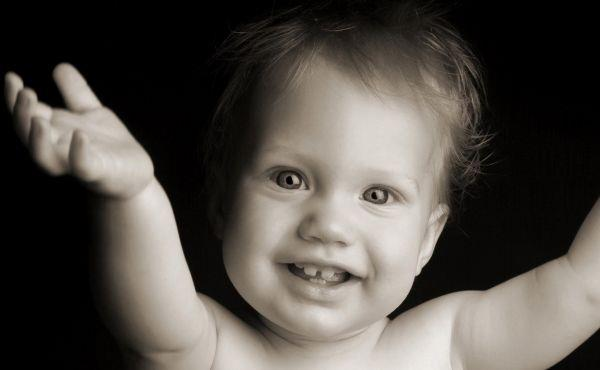
#> input picture Img.jpg, 600 x 370 px
$ python 'Question 2.py'   (older library calls are emulated)
#> lines starting #> are read from the running program, lines starting #| are printed output that depends on the picture; after the words box and inside, x2 and y2 are one past the last pixel; in counts of white or black regions, pixels touching at a corner belong together
# -*- coding: utf-8 -*-
"""
Created on Fri Jul 20 11:02:45 2019
@author: Mona Yadi
"""

import numpy as np
import cv2
import random


def convolve2d(image, kernel): # For convolving the kernel and the image
    output = np.zeros_like(image)            # Convolution output
    image_padded = np.zeros((image.shape[0] + 2, image.shape[1] + 2))   # Add zero padding to the input image
    image_padded[1:-1, 1:-1] = image
    for x in range(image.shape[1]):     # Loop over every pixel of the image
        for y in range(image.shape[0]):
            output[y,x]=(kernel*image_padded[y:y+3,x:x+3]).sum()
    return output


Image = cv2.imread('Img.jpg') # Loading an Image
#> Image is the input picture: shape (370, 600, 3); mean B, G, R 70.1, 75.9, 80.9
Image = cv2.cvtColor(Image, cv2.COLOR_BGR2GRAY) # Changing colorspace to grayscale; The programm can be easily modified to work for RGB pictures too
#> Image: shape (370, 600)
Image=Image.astype(np.float64)
row,col = Image.shape  # Extracting its rows and culumn numbers
#> row = 370; col = 600
#--------------------------------------- ADDing NOISES (saltNpepe)
N_Image = np.zeros(Image.shape,np.float64)
prob=0.01
thres = 1 - prob
for i in range(Image.shape[0]):
    for j in range(Image.shape[1]):
        rdn = random.random()
        if rdn < prob:
            N_Image[i][j] = 0
        elif rdn > thres:
            N_Image[i][j] = 255
        else:
            N_Image[i][j] = Image[i][j]
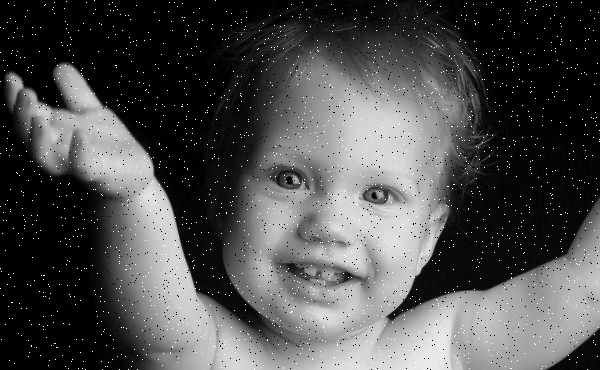
#> N_Image: shape (370, 600) float64; min 0, max 255, mean 77.8

kernel1 =1/4*(np.array([[0,1,0],[1,0,1],[0,1,0]])) # neigb~ 4 kernel

N4_Image=np.copy(N_Image)

Con1p = convolve2d(N4_Image,kernel1) #avarage matrix
#> after the loop in convolve2d, `for x in range(image.shape[1]):`:
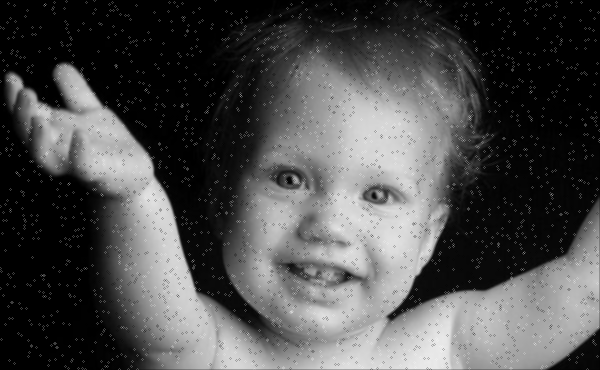
#> output: shape (370, 600) float64; min 0, max 243.2, mean 77.7
Con1 =  np.subtract(N4_Image , Con1p) #differentiating
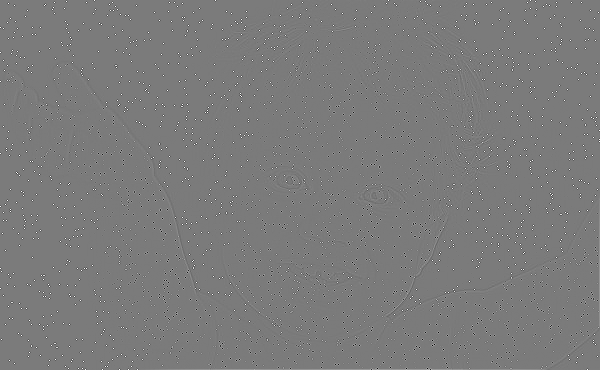
#> Con1: shape (370, 600) float64; min -238.2, max 255, mean 0.1; drawn with min black and max white
for i in range(1,row):
        for j in range(1,col):
            if(Con1[i,j]>10 or Con1[i,j]<-10): # If it is too different
                N4_Image[i,j]=np.copy(Con1p[i,j]) #change the value
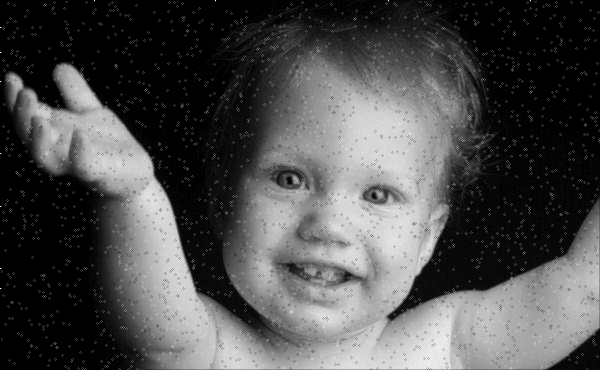
#> N4_Image: shape (370, 600) float64; 8.69% of pixels changed, all inside (x1, y1, x2, y2) = (1, 1, 600, 370)


#-------------------------- 8-Neigbor Filteration

kernel2 =1/9*(np.array([[1,1,1],[1,1,1],[1,1,1]]))
N8_Image = np.zeros((N_Image.shape[0] + 2, N_Image.shape[1] + 2))   # Add zero padding to the input image
N8_Image[1:-1, 1:-1] = np.copy(N_Image)

Con2p = convolve2d(N8_Image,kernel2) #average matrix
#> in convolve2d (call 2), `image_padded[1:-1, 1:-1] = image`:
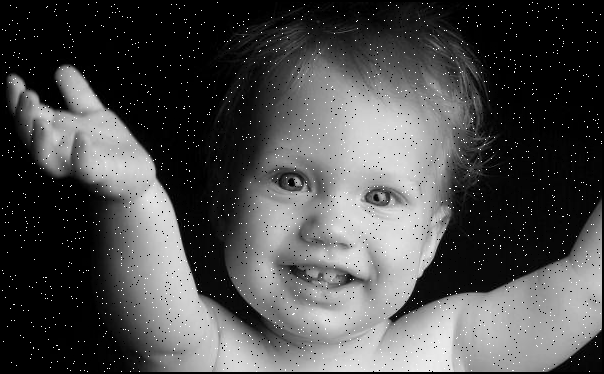
#> image_padded: shape (374, 604) float64; min 0, max 255, mean 76.4
Con3 = N8_Image - Con2p #differentiating
for i in range(1,row+1):
        for j in range(1,col+1):
            if(Con3[i,j]>10 or Con3[i,j]<-10): #If it is too different
                # Sorting Brightnesses and their coorditions within the image
                Inf2=np.array([[N8_Image[i-1,j-1],i-1,j-1],[N8_Image[i-1,j],i-1,j],[N8_Image[i-1,j+1],i-1,j+1], \
                         [N8_Image[i,j-1],i,j-1],[N8_Image[i,j],i,j],[N8_Image[i,j+1],i,j+1], \
                         [N8_Image[i+1,j-1],i+1,j-1],[N8_Image[i+1,j],i+1,j],[N8_Image[i+1,j+1],i+1,j+1]])
                Inf2=Inf2[Inf2[:,0].argsort()].astype(np.int) # sorting the values with respect to the brightnesses
                avToSub=Inf2[2:7,0].sum()/5 #calculating the avarage of 5 remaining brightness
                N8_Image[Inf2[0,1],Inf2[0,2]]=avToSub #replacing the avarage with the corrupted pixel
                N8_Image[Inf2[1,1],Inf2[1,2]]=avToSub #replacing the avarage with the corrupted pixel
                N8_Image[Inf2[7,1],Inf2[7,2]]=avToSub #replacing the avarage with the corrupted pixel
                N8_Image[Inf2[8,1],Inf2[8,2]]=avToSub #replacing the avarage with the corrupted pixel
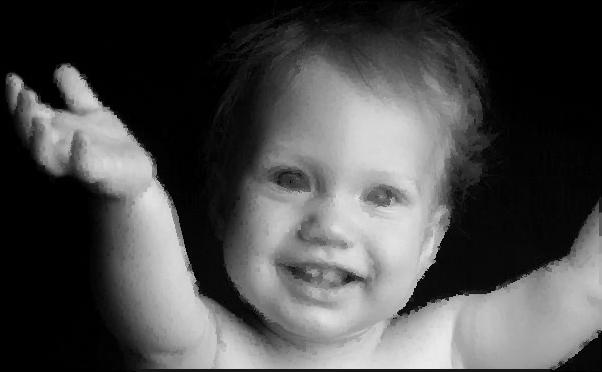
#> N8_Image: shape (372, 602) float64; min 0, max 236, mean 75.6

N8_Image=N8_Image[1:-1, 1:-1] #removing zero padding
#> N8_Image: shape (370, 600) float64

# Preparation for depicting images (Stacking)
cv2.imshow('Image',np.vstack((np.hstack((Image.astype(np.uint8), N_Image.astype(np.uint8))),
                              np.hstack((N4_Image.astype(np.uint8), N8_Image.astype(np.uint8))))))
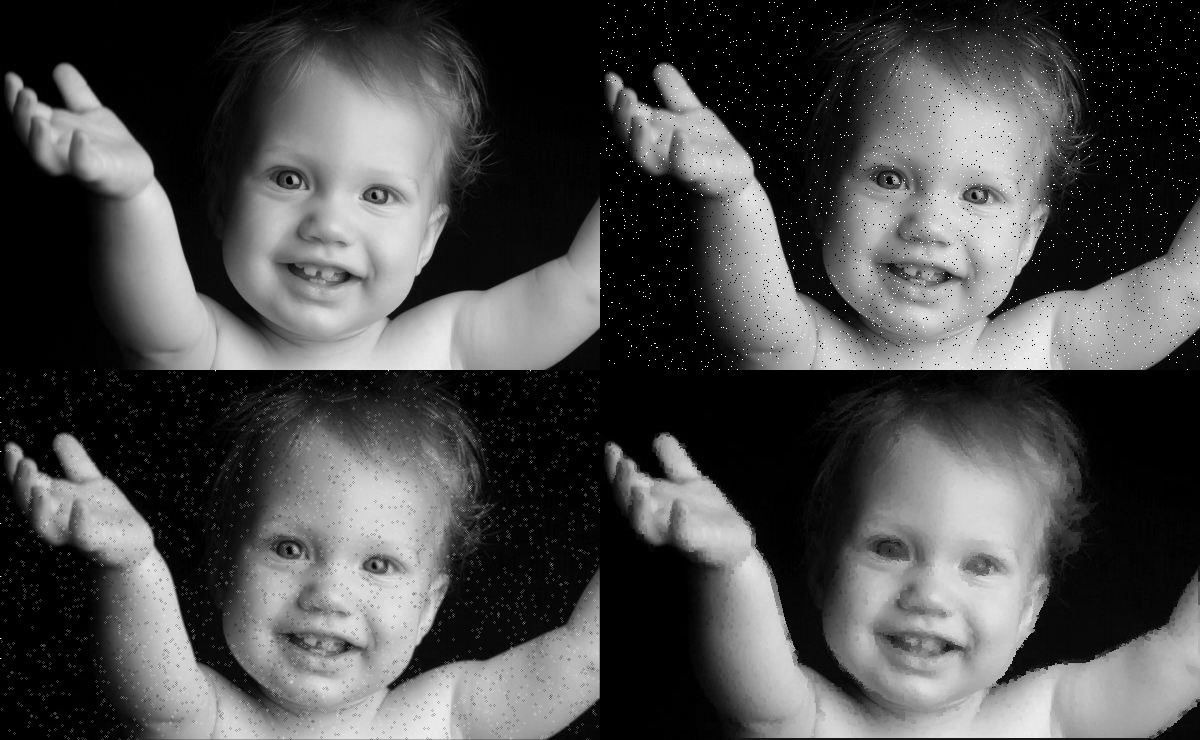
#> window 'Image': shape (740, 1200); min 0, max 255, mean 77.1
cv2.waitKey(0)
cv2.destroyAllWindows()
